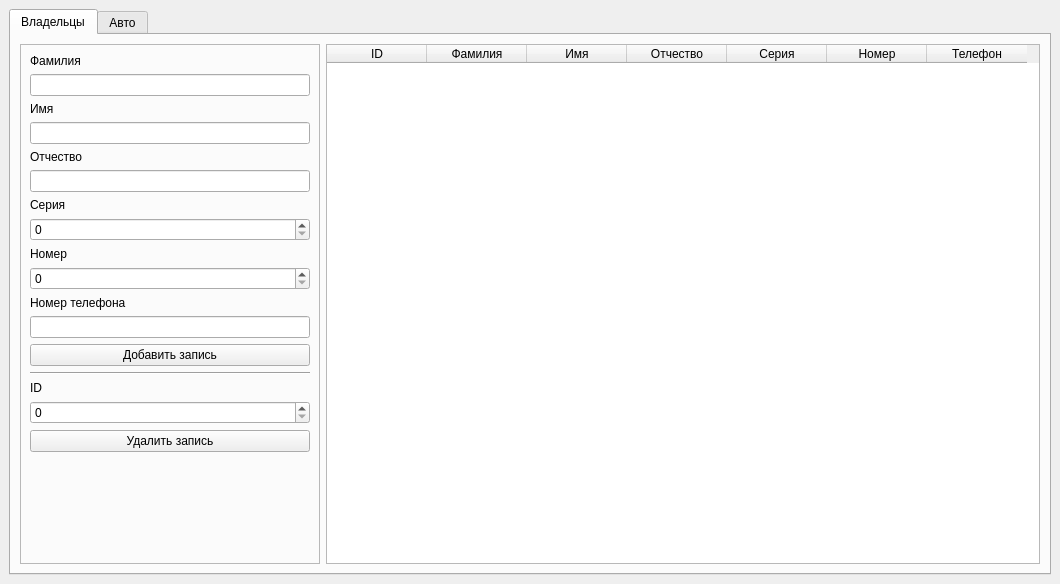
<?xml version="1.0" encoding="UTF-8"?>
<ui version="4.0">
 <class>MainWindow</class>
 <widget class="QMainWindow" name="MainWindow">
  <property name="geometry">
   <rect>
    <x>0</x>
    <y>0</y>
    <width>1060</width>
    <height>584</height>
   </rect>
  </property>
  <property name="windowTitle">
   <string>MainWindow</string>
  </property>
  <widget class="QWidget" name="centralwidget">
   <layout class="QHBoxLayout" name="horizontalLayout_2">
    <item>
     <widget class="QTabWidget" name="tabWidget">
      <property name="currentIndex">
       <number>0</number>
      </property>
      <widget class="QWidget" name="tab_1">
       <attribute name="title">
        <string>Владельцы</string>
       </attribute>
       <layout class="QHBoxLayout" name="horizontalLayout">
        <item>
         <widget class="QFrame" name="frame">
          <property name="minimumSize">
           <size>
            <width>300</width>
            <height>0</height>
           </size>
          </property>
          <property name="maximumSize">
           <size>
            <width>300</width>
            <height>16777215</height>
           </size>
          </property>
          <property name="frameShape">
           <enum>QFrame::StyledPanel</enum>
          </property>
          <property name="frameShadow">
           <enum>QFrame::Raised</enum>
          </property>
          <layout class="QVBoxLayout" name="verticalLayout">
           <item>
            <widget class="QLabel" name="label">
             <property name="text">
              <string>Фамилия</string>
             </property>
            </widget>
           </item>
           <item>
            <widget class="QLineEdit" name="lineEdit"/>
           </item>
           <item>
            <widget class="QLabel" name="label_2">
             <property name="text">
              <string>Имя</string>
             </property>
            </widget>
           </item>
           <item>
            <widget class="QLineEdit" name="lineEdit_2"/>
           </item>
           <item>
            <widget class="QLabel" name="label_3">
             <property name="text">
              <string>Отчество</string>
             </property>
            </widget>
           </item>
           <item>
            <widget class="QLineEdit" name="lineEdit_3"/>
           </item>
           <item>
            <widget class="QLabel" name="label_4">
             <property name="text">
              <string>Серия</string>
             </property>
            </widget>
           </item>
           <item>
            <widget class="QSpinBox" name="spinBox"/>
           </item>
           <item>
            <widget class="QLabel" name="label_5">
             <property name="text">
              <string>Номер</string>
             </property>
            </widget>
           </item>
           <item>
            <widget class="QSpinBox" name="spinBox_2"/>
           </item>
           <item>
            <widget class="QLabel" name="label_6">
             <property name="text">
              <string>Номер телефона</string>
             </property>
            </widget>
           </item>
           <item>
            <widget class="QLineEdit" name="lineEdit_4"/>
           </item>
           <item>
            <widget class="QPushButton" name="owner_add_button">
             <property name="text">
              <string>Добавить запись</string>
             </property>
            </widget>
           </item>
           <item>
            <widget class="Line" name="line">
             <property name="orientation">
              <enum>Qt::Horizontal</enum>
             </property>
            </widget>
           </item>
           <item>
            <widget class="QLabel" name="label_7">
             <property name="text">
              <string>ID</string>
             </property>
            </widget>
           </item>
           <item>
            <widget class="QSpinBox" name="spinBox_3"/>
           </item>
           <item>
            <widget class="QPushButton" name="owner_remove_button">
             <property name="text">
              <string>Удалить запись</string>
             </property>
            </widget>
           </item>
           <item>
            <spacer name="verticalSpacer">
             <property name="orientation">
              <enum>Qt::Vertical</enum>
             </property>
             <property name="sizeHint" stdset="0">
              <size>
               <width>20</width>
               <height>40</height>
              </size>
             </property>
            </spacer>
           </item>
          </layout>
         </widget>
        </item>
        <item>
         <widget class="QTableWidget" name="tableWidget">
          <column>
           <property name="text">
            <string>ID</string>
           </property>
          </column>
          <column>
           <property name="text">
            <string>Фамилия</string>
           </property>
          </column>
          <column>
           <property name="text">
            <string>Имя</string>
           </property>
          </column>
          <column>
           <property name="text">
            <string>Отчество</string>
           </property>
          </column>
          <column>
           <property name="text">
            <string>Серия</string>
           </property>
          </column>
          <column>
           <property name="text">
            <string>Номер</string>
           </property>
          </column>
          <column>
           <property name="text">
            <string>Телефон</string>
           </property>
          </column>
         </widget>
        </item>
       </layout>
      </widget>
      <widget class="QWidget" name="tab_2">
       <attribute name="title">
        <string>Авто</string>
       </attribute>
       <layout class="QHBoxLayout" name="horizontalLayout_3">
        <item>
         <widget class="QFrame" name="frame_2">
          <property name="minimumSize">
           <size>
            <width>300</width>
            <height>0</height>
           </size>
          </property>
          <property name="maximumSize">
           <size>
            <width>300</width>
            <height>16777215</height>
           </size>
          </property>
          <property name="frameShape">
           <enum>QFrame::StyledPanel</enum>
          </property>
          <property name="frameShadow">
           <enum>QFrame::Raised</enum>
          </property>
          <layout class="QVBoxLayout" name="verticalLayout_2">
           <item>
            <widget class="QLabel" name="label_8">
             <property name="text">
              <string>Номер</string>
             </property>
            </widget>
           </item>
           <item>
            <widget class="QLineEdit" name="lineEdit_5"/>
           </item>
           <item>
            <widget class="QLabel" name="label_9">
             <property name="text">
              <string>Марка</string>
             </property>
            </widget>
           </item>
           <item>
            <widget class="QLineEdit" name="lineEdit_6"/>
           </item>
           <item>
            <widget class="QLabel" name="label_10">
             <property name="text">
              <string>Модель</string>
             </property>
            </widget>
           </item>
           <item>
            <widget class="QLineEdit" name="lineEdit_7"/>
           </item>
           <item>
            <widget class="QLabel" name="label_11">
             <property name="text">
              <string>Цвет</string>
             </property>
            </widget>
           </item>
           <item>
            <widget class="QLineEdit" name="lineEdit_9"/>
           </item>
           <item>
            <widget class="QLabel" name="label_12">
             <property name="text">
              <string>Категория</string>
             </property>
            </widget>
           </item>
           <item>
            <widget class="QComboBox" name="comboBox">
             <item>
              <property name="text">
               <string>A</string>
              </property>
             </item>
             <item>
              <property name="text">
               <string>A1</string>
              </property>
             </item>
             <item>
              <property name="text">
               <string>B</string>
              </property>
             </item>
             <item>
              <property name="text">
               <string>BE</string>
              </property>
             </item>
             <item>
              <property name="text">
               <string>B1</string>
              </property>
             </item>
             <item>
              <property name="text">
               <string>C</string>
              </property>
             </item>
             <item>
              <property name="text">
               <string>CE</string>
              </property>
             </item>
             <item>
              <property name="text">
               <string>C1</string>
              </property>
             </item>
             <item>
              <property name="text">
               <string>C1E</string>
              </property>
             </item>
             <item>
              <property name="text">
               <string>D</string>
              </property>
             </item>
             <item>
              <property name="text">
               <string>DE</string>
              </property>
             </item>
             <item>
              <property name="text">
               <string>D1</string>
              </property>
             </item>
             <item>
              <property name="text">
               <string>D1E</string>
              </property>
             </item>
             <item>
              <property name="text">
               <string>M</string>
              </property>
             </item>
             <item>
              <property name="text">
               <string>Tm</string>
              </property>
             </item>
             <item>
              <property name="text">
               <string>Tb</string>
              </property>
             </item>
            </widget>
           </item>
           <item>
            <widget class="QLabel" name="label_13">
             <property name="enabled">
              <bool>false</bool>
             </property>
             <property name="text">
              <string>ID владельца</string>
             </property>
            </widget>
           </item>
           <item>
            <widget class="QSpinBox" name="spinBox_4">
             <property name="enabled">
              <bool>false</bool>
             </property>
            </widget>
           </item>
           <item>
            <widget class="QPushButton" name="car_add_button">
             <property name="text">
              <string>Добавить запись</string>
             </property>
            </widget>
           </item>
           <item>
            <widget class="Line" name="line_2">
             <property name="orientation">
              <enum>Qt::Horizontal</enum>
             </property>
            </widget>
           </item>
           <item>
            <widget class="QLabel" name="label_14">
             <property name="text">
              <string>ID</string>
             </property>
            </widget>
           </item>
           <item>
            <widget class="QSpinBox" name="spinBox_6"/>
           </item>
           <item>
            <widget class="QPushButton" name="car_remove_button">
             <property name="text">
              <string>Удалить запись</string>
             </property>
            </widget>
           </item>
           <item>
            <spacer name="verticalSpacer_2">
             <property name="orientation">
              <enum>Qt::Vertical</enum>
             </property>
             <property name="sizeHint" stdset="0">
              <size>
               <width>20</width>
               <height>40</height>
              </size>
             </property>
            </spacer>
           </item>
          </layout>
         </widget>
        </item>
        <item>
         <widget class="QTableWidget" name="tableWidget_2">
          <column>
           <property name="text">
            <string>ID</string>
           </property>
          </column>
          <column>
           <property name="text">
            <string>Номер</string>
           </property>
          </column>
          <column>
           <property name="text">
            <string>Марка</string>
           </property>
          </column>
          <column>
           <property name="text">
            <string>Модель</string>
           </property>
          </column>
          <column>
           <property name="text">
            <string>Цвет</string>
           </property>
          </column>
          <column>
           <property name="text">
            <string>Категория прав</string>
           </property>
          </column>
         </widget>
        </item>
       </layout>
      </widget>
     </widget>
    </item>
   </layout>
  </widget>
  <widget class="QMenuBar" name="menubar">
   <property name="geometry">
    <rect>
     <x>0</x>
     <y>0</y>
     <width>1060</width>
     <height>20</height>
    </rect>
   </property>
  </widget>
 </widget>
 <resources/>
 <connections/>
</ui>
